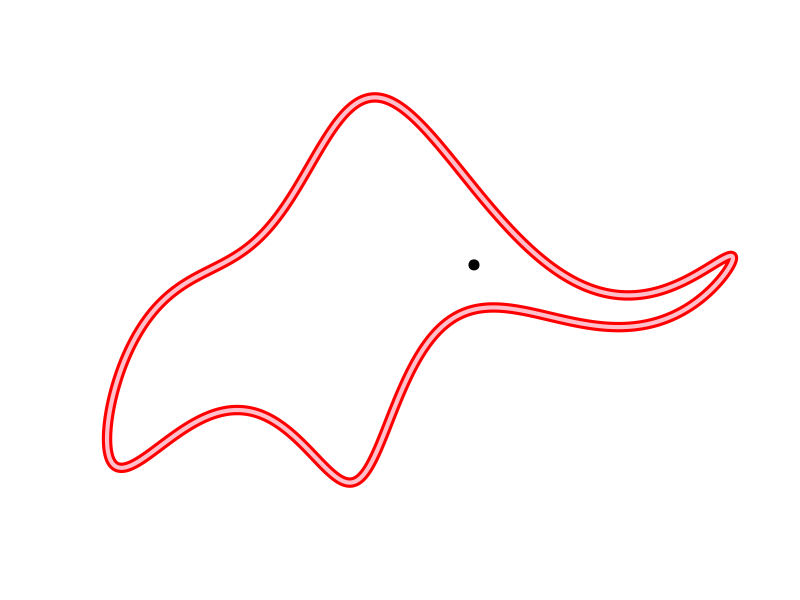
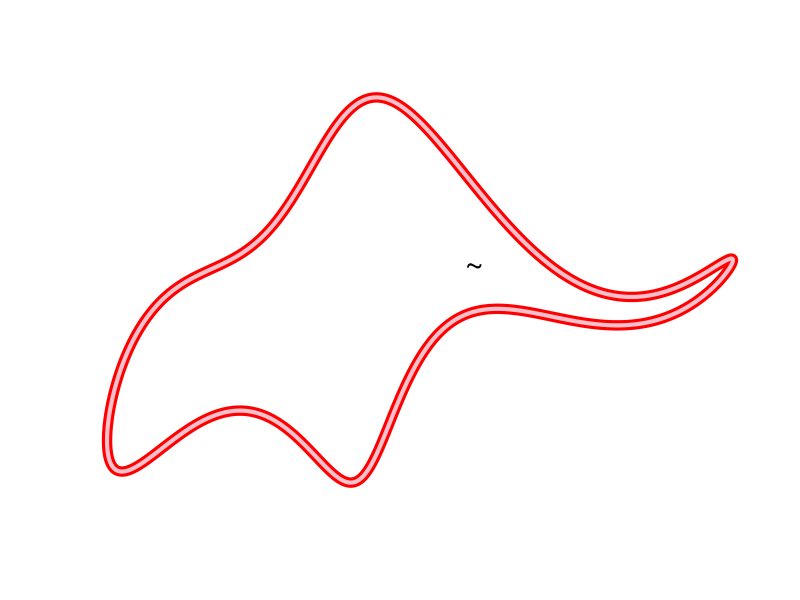
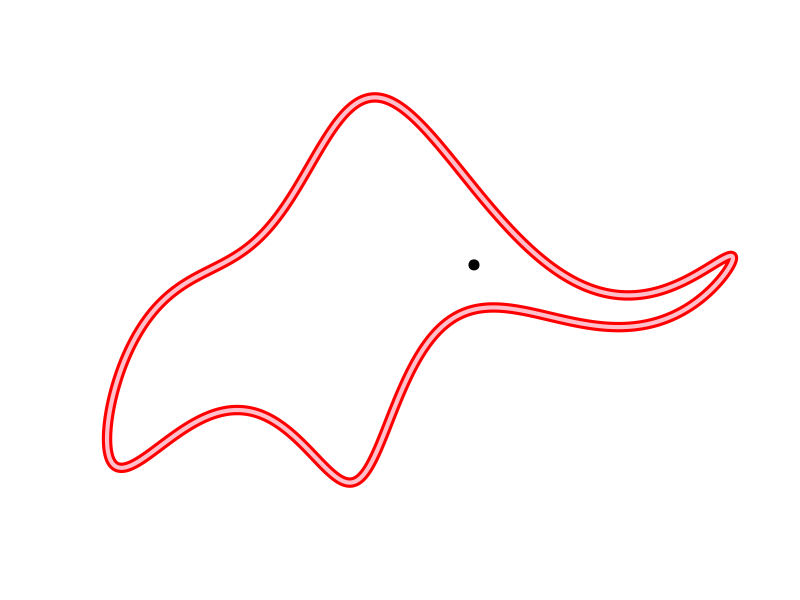
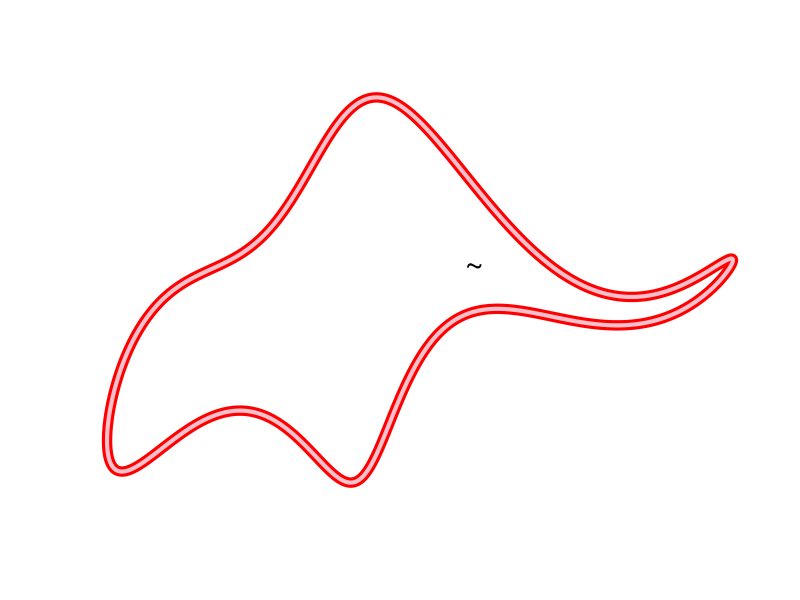
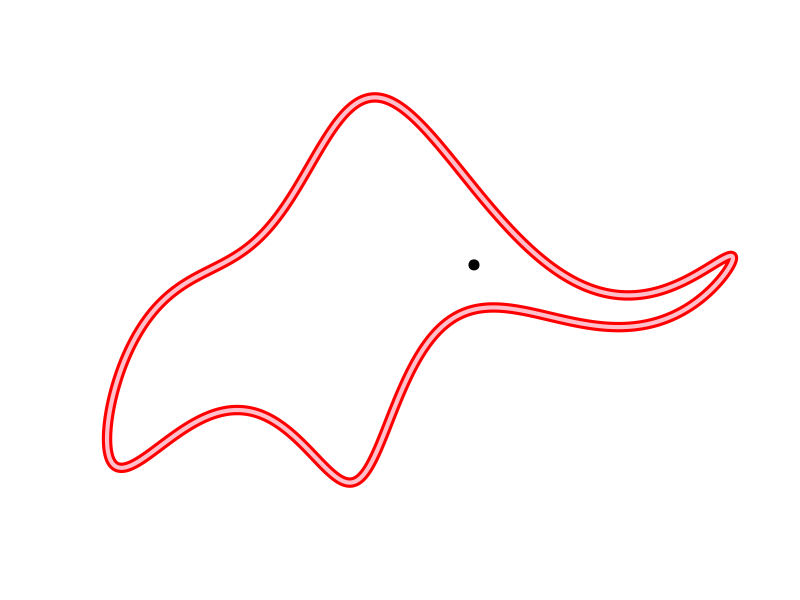
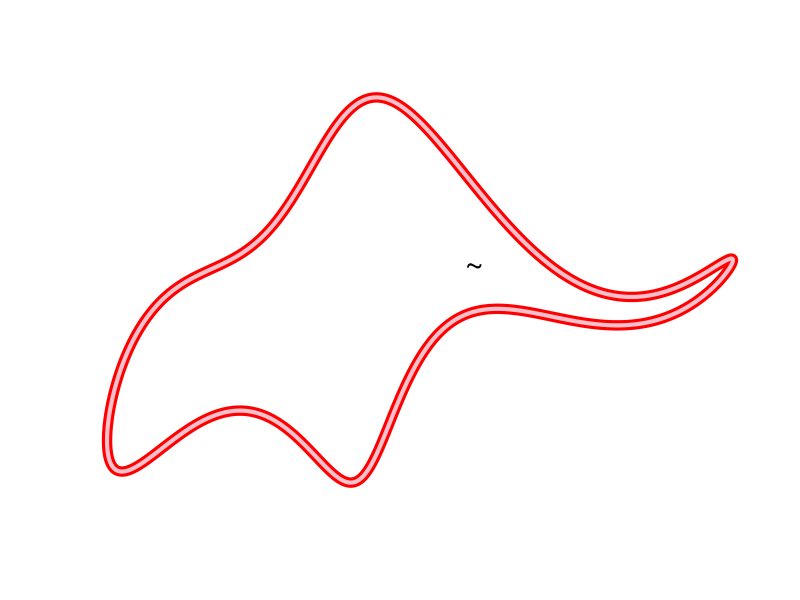
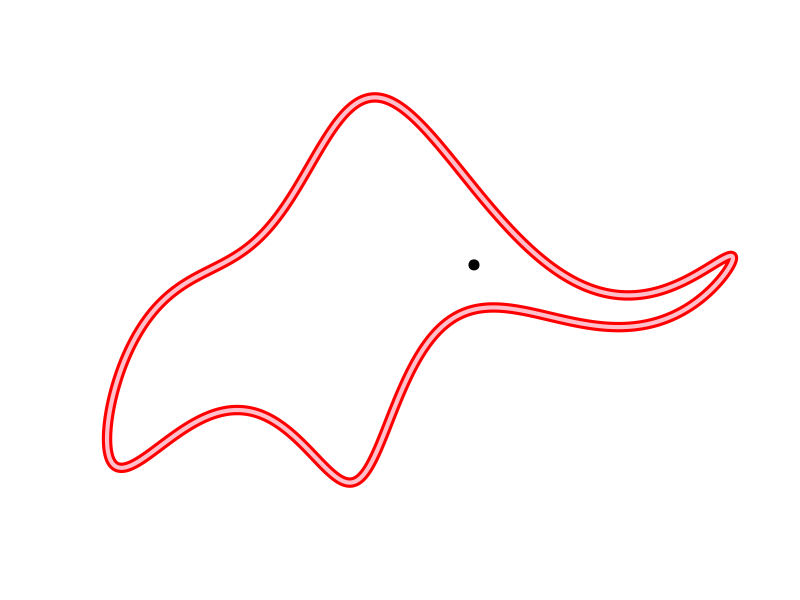
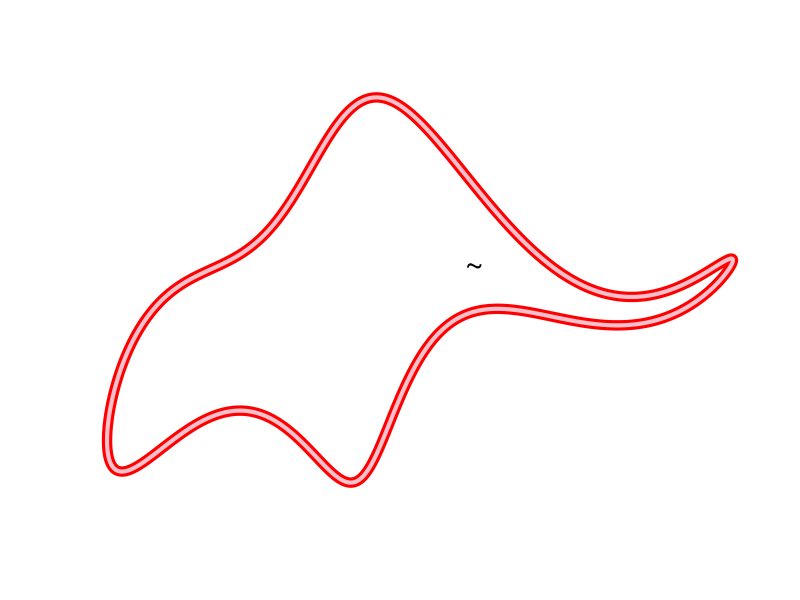

Source code (R) for these figures, in order: (Note: a time limit stopped this script after it produced the figures.)
## A Winking Pink Elephant by Neil Gunther (with very slight modifications)
## URL: http://perfdynamics.blogspot.com/2011/06/winking-pink-elephant.html
param <- c(50-30i,18+8i,12-10i,-14-60i,1+20i)
parar <- param * exp(1i*pi/2)  #rotate by 90 degrees
pinky <- function() {
    Cx <- as.complex(rep(0,length(param)))
    Cy <- as.complex(rep(0,length(param)))
    tv <- seq(0,2*pi,length=1000)

    for (i in 1:2) { #movie frames
        Cx[1] <- parar[1] + Im(param[1])
        Cx[2] <- parar[2] + Im(param[2])
        Cx[3] <- Re(param[3])
        Cx[4] <- Re(param[5]) - (i-1)
        Cx[5] <- Re(param[4])

        Cy[1] <- param[1] - Re(param[1]) + Im(param[4])
        Cy[2] <- param[2] - Re(param[2])
        Cy[3] <- param[3] - Re(param[3])

        x <- c(fourier(tv, Cx))
        y <- c(fourier(tv, Cy))

        plot(y, -x, type="l", col='red', lwd=10, axes=FALSE, ylab='', xlab='')
        lines(y, -x, type="l", col='pink', lwd=4)
        if (i > 1) points(Im(param[5]), Im(param[5]), col='black', pch=126, cex=2)
        else points(Im(param[5]), Im(param[5]), col='black', pch=20, cex=2)
        Sys.sleep(0.25)
    }
}
fourier <- function(tt,cc) {
    wt <- rep(0, length(tt))
    fsum <- function(n) {
        if (n > 0) wt <- wt + fsum(n-1) + Re(cc[n]) * cos(n*tt) + Im(cc[n]) * sin(n*tt)
        return(wt)
    }
    fsum(length(cc))
}
message('Press Esc under Windows or Ctrl-C under *nix to stop the animation')
while (TRUE) pinky()
